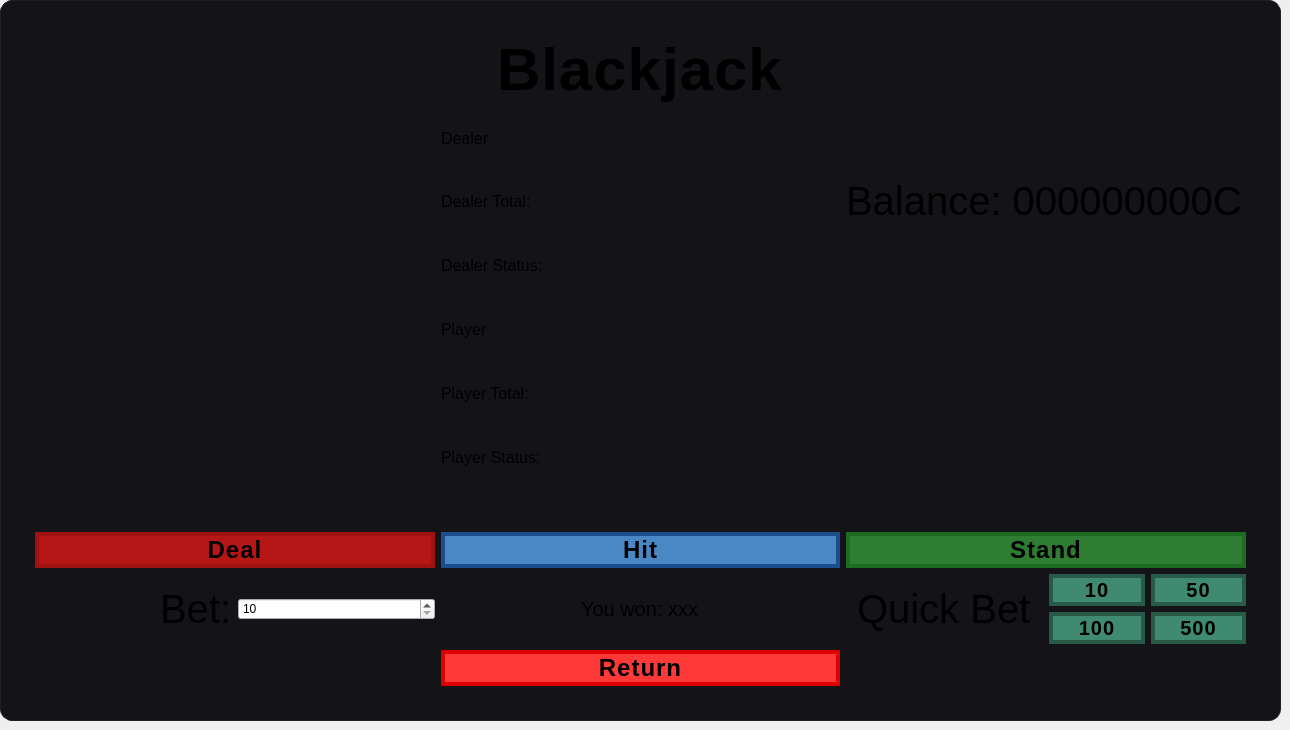
      <widget class="QWidget" name="Blackjack">
       <property name="styleSheet">
        <string notr="true">QFrame#frameBlackjackGame {
    background-color: #141418;
    border: 1px solid #1f1f22;
    border-radius: 12px;
    padding: 25px;
}
QLabel#lblBlackjackGameTitle {
    font-size: 60px;
    font-weight: bold;
    letter-spacing: 1px;
	border-width: 2px;
}
QLabel#lblBlackjackGameBalance {
    font-size: 40px;
	border-width: 2px;
}
QLabel#lblBlackjackGameBet {
    font-size: 40px;
	border-width: 2px;
}
QLabel#lblBlackjackGameQuickBet {
    font-size: 40px;
	border-width: 2px;
}

QLabel#lblBlackjackDealerTitle {
    font-size: 16px;
	border-width: 2px;
}
QLabel#lblBlackjackPlayerTitle {
    font-size: 16px;
	border-width: 2px;
}
QLabel#lblBlackjackDealerStatus {
    font-size: 16px;
	border-width: 2px;
}
QLabel#lblBlackjackPlayerStatus {
    font-size: 16px;
	border-width: 2px;
}
QLabel#lblBlackjackDealerTotal {
    font-size: 16px;
	border-width: 2px;
}
QLabel#lblBlackjackPlayerTotal {
    font-size: 16px;
	border-width: 2px;
}

QPushButton#btnLeaveBlackjack{
	background-color: #FF3838;
	border: 4px solid #DC0000;
	font-size: 24px;
    font-weight: bold;
    letter-spacing: 1px;
}
QPushButton#btnLeaveBlackjack:hover{
	color:&quot;white&quot;;
	background-color: #DC0000;
	border: 4px solid #DC0000;
	font-size: 24px;
    font-weight: bold;
    letter-spacing: 1px;
}

QPushButton#btnBlackjackGameHit{
	background-color: #4988C4;
	border: 4px solid #1C4D8D;
	font-size: 24px;
    font-weight: bold;
    letter-spacing: 1px;
}
QPushButton#btnBlackjackGameHit:hover{
	color:&quot;white&quot;;
	background-color: #1C4D8D;
	border: 4px solid #1C4D8D;
	font-size: 24px;
    font-weight: bold;
    letter-spacing: 1px;
}

QPushButton#btnBlackjackGameDeal{
	background-color: #B51717;
	border: 4px solid #A11111;
	font-size: 24px;
    font-weight: bold;
    letter-spacing: 1px;
}
QPushButton#btnBlackjackGameDeal:hover{
	color:&quot;white&quot;;
	background-color: #A11111;
	border: 4px solid #A11111;
	font-size: 24px;
    font-weight: bold;
    letter-spacing: 1px;
}
QPushButton#btnBlackjackGameStand{
	background-color: #2E7D32;
	border: 4px solid #1D6C21;
	font-size: 24px;
    font-weight: bold;
    letter-spacing: 1px;
}
QPushButton#btnBlackjackGameStand:hover{
	color:&quot;white&quot;;
	background-color: #1D6C21;
	border: 4px solid #1D6C21;
	font-size: 24px;
    font-weight: bold;
    letter-spacing: 1px;
}

QPushButton#BJQB10{
	background-color: #408A71;
	border: 4px solid #285A48;
	font-size: 20px;
    font-weight: bold;
    letter-spacing: 1px;
}
QPushButton#BJQB10:hover{
	color:&quot;white&quot;;
	background-color: #285A48;
	border: 4px solid #285A48;
	font-size: 20px;
    font-weight: bold;
    letter-spacing: 1px;
}
QPushButton#BJQB50{
	background-color: #408A71;
	border: 4px solid #285A48;
	font-size: 20px;
    font-weight: bold;
    letter-spacing: 1px;
}
QPushButton#BJQB50:hover{
	color:&quot;white&quot;;
	background-color: #285A48;
	border: 4px solid #285A48;
	font-size: 20px;
    font-weight: bold;
    letter-spacing: 1px;
}
QPushButton#BJQB100{
	background-color: #408A71;
	border: 4px solid #285A48;
	font-size: 20px;
    font-weight: bold;
    letter-spacing: 1px;
}
QPushButton#BJQB100:hover{
	color:&quot;white&quot;;
	background-color: #285A48;
	border: 4px solid #285A48;
	font-size: 20px;
    font-weight: bold;
    letter-spacing: 1px;
}
QPushButton#BJQB500{
	background-color: #408A71;
	border: 4px solid #285A48;
	font-size: 20px;
    font-weight: bold;
    letter-spacing: 1px;
}
QPushButton#BJQB500:hover{
	color:&quot;white&quot;;
	background-color: #285A48;
	border: 4px solid #285A48;
	font-size: 20px;
    font-weight: bold;
    letter-spacing: 1px;
}</string>
       </property>
       <widget class="QWidget" name="verticalLayoutWidget_18">
        <property name="geometry">
         <rect>
          <x>0</x>
          <y>0</y>
          <width>1281</width>
          <height>721</height>
         </rect>
        </property>
        <layout class="QVBoxLayout" name="verticalLayout_22">
         <item>
          <widget class="QFrame" name="frameBlackjackGame">
           <property name="frameShape">
            <enum>QFrame::Shape::StyledPanel</enum>
           </property>
           <property name="frameShadow">
            <enum>QFrame::Shadow::Raised</enum>
           </property>
           <layout class="QVBoxLayout" name="verticalLayout_23">
            <item>
             <layout class="QGridLayout" name="gridLayout_8">
              <item row="3" column="1">
               <layout class="QGridLayout" name="playerFullLayout">
                <item row="3" column="0">
                 <widget class="QLabel" name="lblBlackjackPlayerStatus">
                  <property name="text">
                   <string>Player Status:</string>
                  </property>
                 </widget>
                </item>
                <item row="1" column="0">
                 <layout class="QHBoxLayout" name="playerCardLayout"/>
                </item>
                <item row="0" column="0">
                 <widget class="QLabel" name="lblBlackjackPlayerTitle">
                  <property name="text">
                   <string>Player</string>
                  </property>
                 </widget>
                </item>
                <item row="2" column="0">
                 <widget class="QLabel" name="lblBlackjackPlayerTotal">
                  <property name="text">
                   <string>Player Total:</string>
                  </property>
                 </widget>
                </item>
               </layout>
              </item>
              <item row="0" column="1" alignment="Qt::AlignmentFlag::AlignHCenter|Qt::AlignmentFlag::AlignVCenter">
               <widget class="QLabel" name="lblBlackjackGameTitle">
                <property name="text">
                 <string>Blackjack</string>
                </property>
               </widget>
              </item>
              <item row="6" column="2">
               <widget class="QPushButton" name="btnBlackjackGameStand">
                <property name="text">
                 <string>Stand</string>
                </property>
               </widget>
              </item>
              <item row="7" column="1" alignment="Qt::AlignmentFlag::AlignHCenter|Qt::AlignmentFlag::AlignVCenter">
               <widget class="QLabel" name="lblBlackjackGameResult">
                <property name="font">
                 <font>
                  <pointsize>15</pointsize>
                 </font>
                </property>
                <property name="text">
                 <string>You won: xxx</string>
                </property>
               </widget>
              </item>
              <item row="6" column="1">
               <widget class="QPushButton" name="btnBlackjackGameHit">
                <property name="text">
                 <string>Hit</string>
                </property>
               </widget>
              </item>
              <item row="7" column="2">
               <layout class="QHBoxLayout" name="horizontalLayout_24">
                <item alignment="Qt::AlignmentFlag::AlignHCenter">
                 <widget class="QLabel" name="lblBlackjackGameQuickBet">
                  <property name="text">
                   <string>Quick Bet</string>
                  </property>
                 </widget>
                </item>
                <item>
                 <layout class="QGridLayout" name="gridLayout_10">
                  <item row="0" column="1">
                   <widget class="QPushButton" name="BJQB50">
                    <property name="text">
                     <string>50</string>
                    </property>
                   </widget>
                  </item>
                  <item row="0" column="0">
                   <widget class="QPushButton" name="BJQB10">
                    <property name="text">
                     <string>10</string>
                    </property>
                   </widget>
                  </item>
                  <item row="1" column="0">
                   <widget class="QPushButton" name="BJQB100">
                    <property name="text">
                     <string>100</string>
                    </property>
                   </widget>
                  </item>
                  <item row="1" column="1">
                   <widget class="QPushButton" name="BJQB500">
                    <property name="text">
                     <string>500</string>
                    </property>
                   </widget>
                  </item>
                 </layout>
                </item>
               </layout>
              </item>
              <item row="1" column="2" alignment="Qt::AlignmentFlag::AlignLeft|Qt::AlignmentFlag::AlignVCenter">
               <widget class="QLabel" name="lblBlackjackGameBalance">
                <property name="text">
                 <string>Balance: 000000000C</string>
                </property>
               </widget>
              </item>
              <item row="6" column="0">
               <widget class="QPushButton" name="btnBlackjackGameDeal">
                <property name="text">
                 <string>Deal</string>
                </property>
               </widget>
              </item>
              <item row="3" column="0">
               <spacer name="verticalSpacer_16">
                <property name="orientation">
                 <enum>Qt::Orientation::Vertical</enum>
                </property>
                <property name="sizeType">
                 <enum>QSizePolicy::Policy::Maximum</enum>
                </property>
                <property name="sizeHint" stdset="0">
                 <size>
                  <width>20</width>
                  <height>400</height>
                 </size>
                </property>
               </spacer>
              </item>
              <item row="7" column="0">
               <layout class="QHBoxLayout" name="horizontalLayout_22">
                <item alignment="Qt::AlignmentFlag::AlignRight">
                 <widget class="QLabel" name="lblBlackjackGameBet">
                  <property name="text">
                   <string>Bet:</string>
                  </property>
                 </widget>
                </item>
                <item>
                 <widget class="QSpinBox" name="sbBlackjackGameBet">
                  <property name="minimum">
                   <number>10</number>
                  </property>
                  <property name="maximum">
                   <number>99999</number>
                  </property>
                  <property name="singleStep">
                   <number>0</number>
                  </property>
                  <property name="value">
                   <number>10</number>
                  </property>
                 </widget>
                </item>
               </layout>
              </item>
              <item row="1" column="1">
               <layout class="QGridLayout" name="dealerFullLayout">
                <item row="3" column="0">
                 <widget class="QLabel" name="lblBlackjackDealerStatus">
                  <property name="text">
                   <string>Dealer Status:</string>
                  </property>
                 </widget>
                </item>
                <item row="0" column="0">
                 <widget class="QLabel" name="lblBlackjackDealerTitle">
                  <property name="text">
                   <string>Dealer</string>
                  </property>
                 </widget>
                </item>
                <item row="2" column="0">
                 <widget class="QLabel" name="lblBlackjackDealerTotal">
                  <property name="text">
                   <string>Dealer Total:</string>
                  </property>
                 </widget>
                </item>
                <item row="1" column="0">
                 <layout class="QHBoxLayout" name="dealerCardLayout"/>
                </item>
               </layout>
              </item>
              <item row="4" column="1">
               <spacer name="verticalSpacer_34">
                <property name="orientation">
                 <enum>Qt::Orientation::Vertical</enum>
                </property>
                <property name="sizeType">
                 <enum>QSizePolicy::Policy::Fixed</enum>
                </property>
                <property name="sizeHint" stdset="0">
                 <size>
                  <width>20</width>
                  <height>40</height>
                 </size>
                </property>
               </spacer>
              </item>
              <item row="1" column="0">
               <spacer name="verticalSpacer_39">
                <property name="orientation">
                 <enum>Qt::Orientation::Vertical</enum>
                </property>
                <property name="sizeType">
                 <enum>QSizePolicy::Policy::Maximum</enum>
                </property>
                <property name="sizeHint" stdset="0">
                 <size>
                  <width>20</width>
                  <height>400</height>
                 </size>
                </property>
               </spacer>
              </item>
              <item row="8" column="1">
               <widget class="QPushButton" name="btnLeaveBlackjack">
                <property name="text">
                 <string>Return</string>
                </property>
               </widget>
              </item>
             </layout>
            </item>
           </layout>
          </widget>
         </item>
        </layout>
       </widget>
      </widget>
